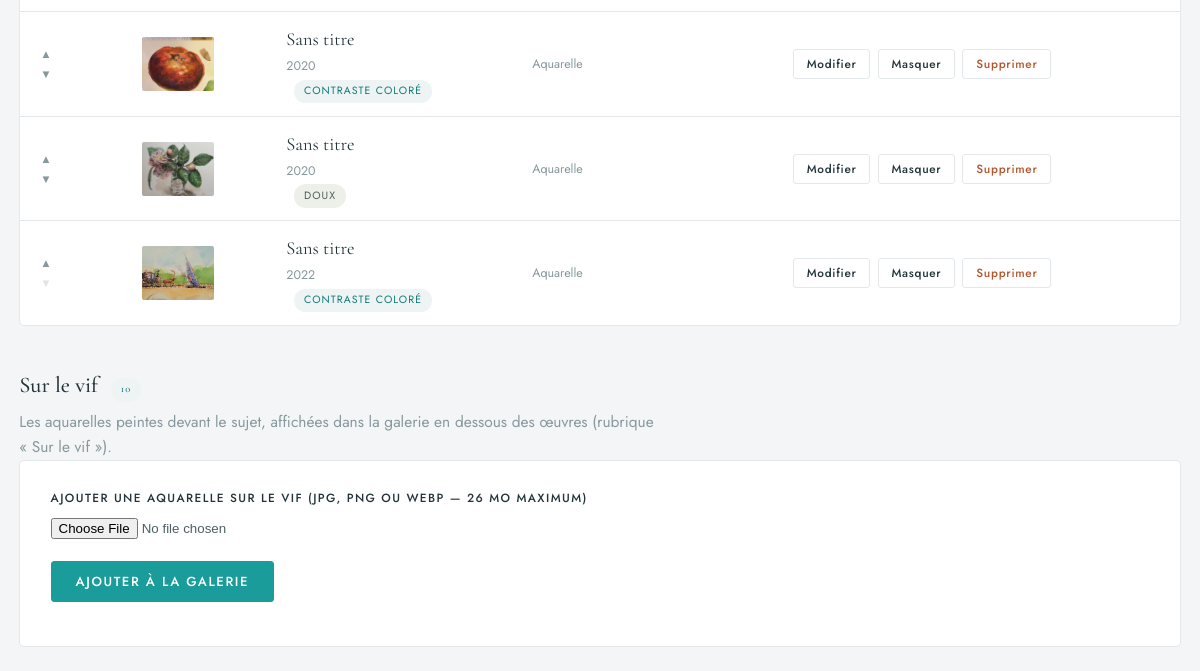
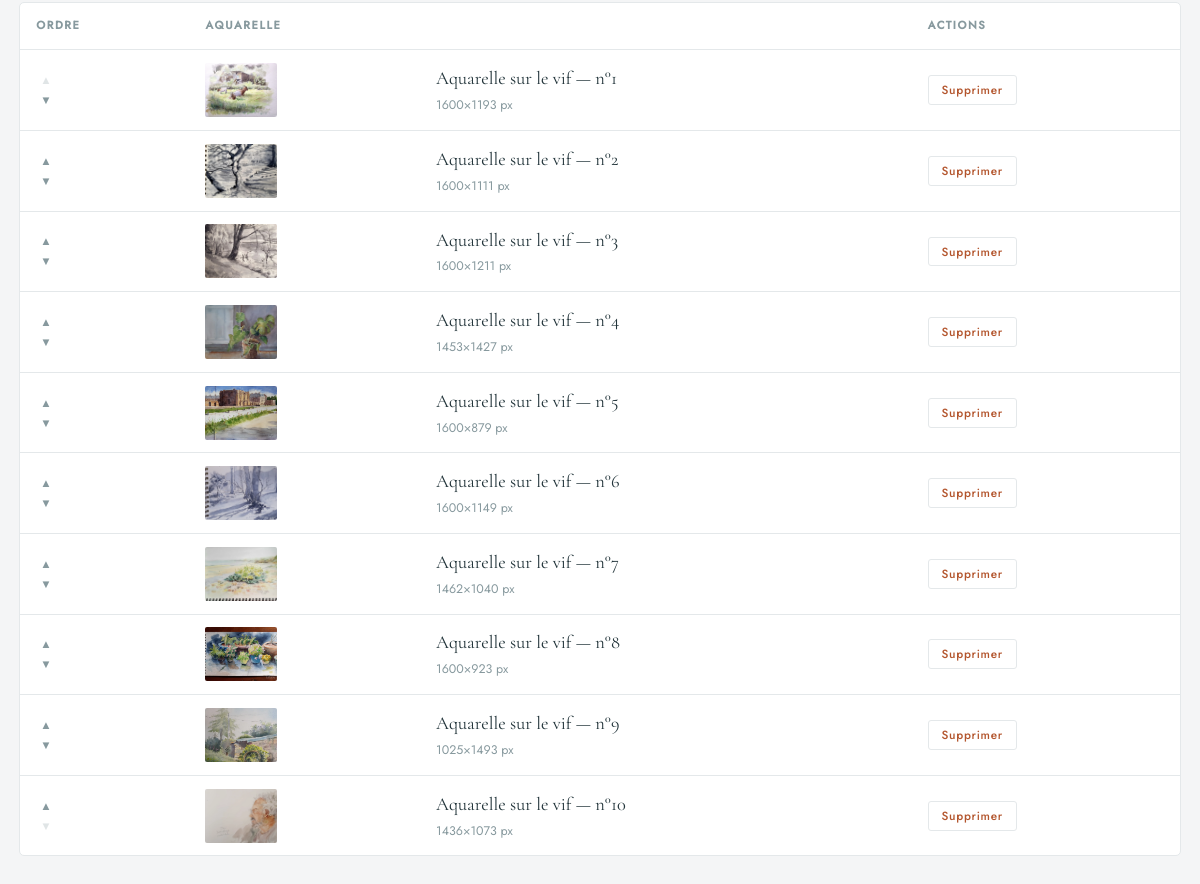
The page /admin/oeuvres (signed in, lower part) on the database as committed earlier (2 pictures, top to bottom).
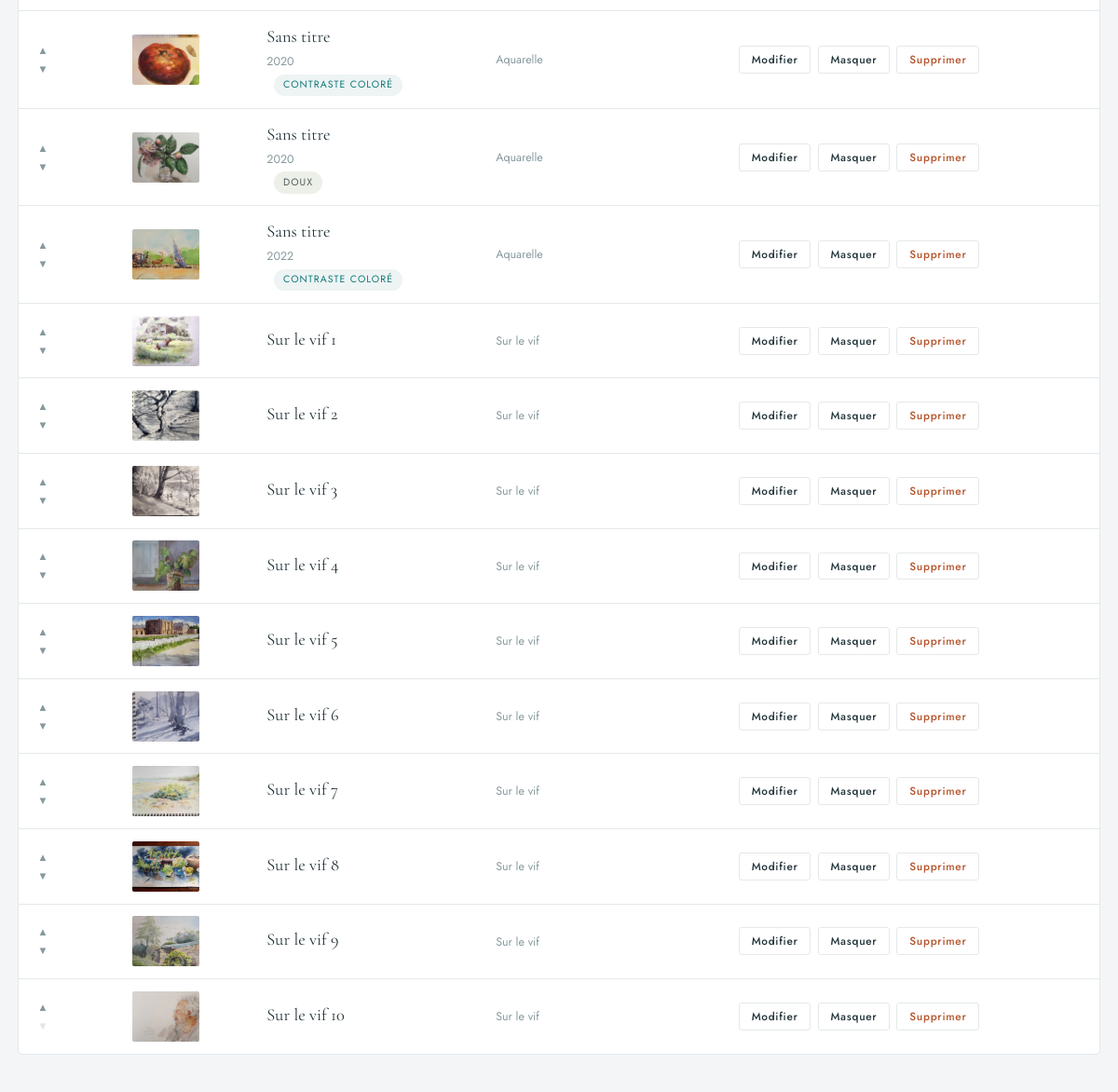
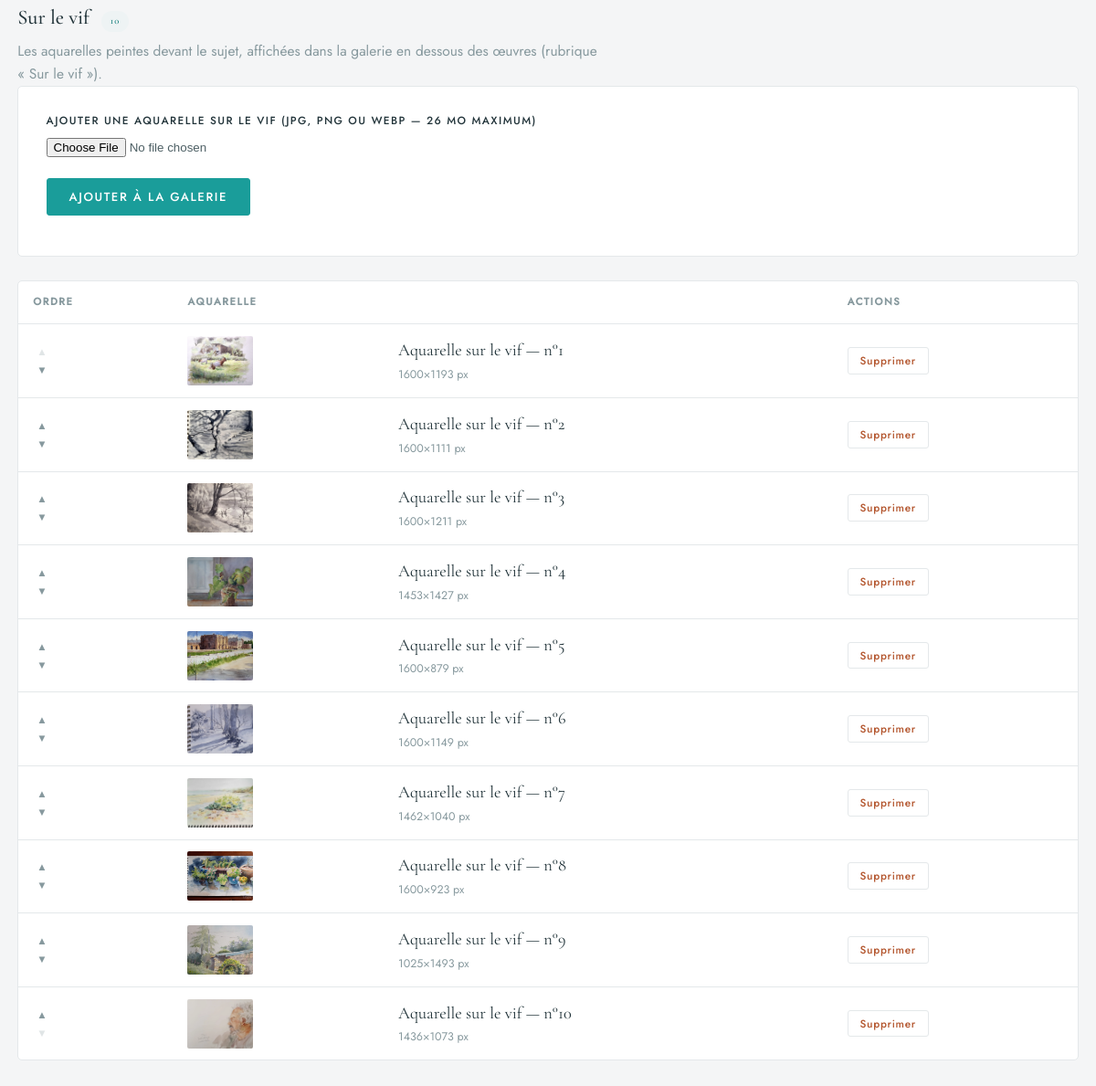
The same page on the database as committed later (2 pictures, top to bottom).
### tables this page shows
CREATE TABLE works (
    id INTEGER PRIMARY KEY AUTOINCREMENT,
    title TEXT NOT NULL DEFAULT 'Sans titre',
    slug TEXT UNIQUE NOT NULL,
    description TEXT DEFAULT '',
    category TEXT DEFAULT '',
    technique TEXT DEFAULT '',
    dimensions TEXT DEFAULT '',
    year TEXT DEFAULT '',
    folder TEXT NOT NULL,
    img_w INTEGER DEFAULT 0,
    img_h INTEGER DEFAULT 0,
    position INTEGER NOT NULL DEFAULT 0,
    published INTEGER NOT NULL DEFAULT 1,
    created_at TEXT NOT NULL
, tonality TEXT DEFAULT '', chroma REAL DEFAULT 0, sujet TEXT, ambiance TEXT);

CREATE TABLE atelier(
    id INTEGER PRIMARY KEY AUTOINCREMENT,
    folder TEXT UNIQUE NOT NULL, img_w INTEGER, img_h INTEGER,
    position INTEGER NOT NULL, kind TEXT NOT NULL DEFAULT 'vif');

### app.py (the view)
@app.route("/admin/oeuvres")
@require_admin
def admin_works():
    conn = db.connect()
    vif = conn.execute("SELECT * FROM atelier WHERE kind='vif' "
                       "ORDER BY position, id").fetchall()
    conn.close()
    return render_template("admin/works.html",
                           works=get_works(only_published=False), vif=vif)

### app.py (called while the page is built)
@app.context_processor
def inject_globals():
    s = db.get_settings()
    hl_works = get_works()
    return {
        "SITE": SITE,
        "S": s,
        "admin_user": auth.current_admin(),
        "csrf": auth.csrf_token(),
        "year": date.today().year,
        "map_center": [49.4894, -1.5048],   # Yvetot-Bocage (Normandie)
        "map_radius": 75000,                # 75 km
        "hl_slugs": ",".join(w["slug"] for w in hl_works),
        "hl_total": len(hl_works),
        "vapid_pub": VAPID_PUB,
    }

def get_works(only_published=True):
    conn = db.connect()
    q = "SELECT * FROM works"
    if only_published:
        q += " WHERE published = 1"
    q += " ORDER BY position, id"
    rows = conn.execute(q).fetchall()
    conn.close()
    return rows

def require_admin(f):
    from functools import wraps
    @wraps(f)
    def wrapper(*args, **kwargs):
        if not auth.current_admin():
            return redirect(url_for("admin_login"))
        return f(*args, **kwargs)
    return wrapper

@app.after_request
def security_headers(resp):
    resp.headers.setdefault("X-Content-Type-Options", "nosniff")
    resp.headers.setdefault("Referrer-Policy", "strict-origin-when-cross-origin")
    resp.headers.setdefault("Permissions-Policy", "geolocation=(), microphone=(), camera=()")
    return resp

### auth.py (called while the page is built)
def current_admin():
    return session.get("admin_user") if session.get("admin_auth") else None

def csrf_token():
    if "csrf" not in session:
        session["csrf"] = secrets.token_hex(16)
    return session["csrf"]

### db.py (called while the page is built)
def connect():
    os.makedirs(DATA_DIR, exist_ok=True)
    conn = sqlite3.connect(DB_PATH)
    conn.row_factory = sqlite3.Row
    conn.execute("PRAGMA foreign_keys=ON")
    return conn

def get_settings():
    conn = connect()
    rows = conn.execute("SELECT key, value FROM settings").fetchall()
    conn.close()
    return {r["key"]: r["value"] for r in rows}

### templates/admin/works.html (shortened to what this page needs)
{% extends "admin/base_admin.html" %}
{% from "_macros.html" import picture %}
{% block content %}
{% if works %}
<div class="table-wrap">
  <table class="admin-table">
    <tbody>
      {% for w in works %}
      <tr class="{{ 'row-hidden' if not w.published }}">
        <td class="col-order">
          <form method="post">
            <button class="icon-btn" name="dir" value="up" title="Monter dans la galerie" {{ 'disabled' if loop.first }} aria-label="Monter {{ w.title }}">▲</button>
            <button class="icon-btn" name="dir" value="down" title="Descendre dans la galerie" {{ 'disabled' if loop.last }} aria-label="Descendre {{ w.title }}">▼</button>
          </form>
        </td>
        <td class="col-thumb">
          <img src="/uploads/works/{{ w.folder }}/medium.webp" alt="" width="72" loading="lazy">
        </td>
        <td class="col-title">
          <a class="row-title" href="{{ url_for('admin_work_edit', wid=w.id) }}">{{ w.title }}</a>
          <span class="row-meta">
            {{ w.category }}{% if w.category and w.year %} · {% endif %}{{ w.year }}
          </span>
          {% if w.tonality %}<span class="badge {{ 'badge-mute' if w.tonality == 'Doux' }}">{{ w.tonality }}</span>{% endif %}
        </td>
        <td class="col-info">
          <span class="row-meta">{{ w.technique }}{% if w.technique and w.dimensions %} · {% endif %}{{ w.dimensions }}</span>
        </td>
        <td class="col-actions">
          <div class="actions-group">
            <a class="btn-tiny" href="{{ url_for('admin_work_edit', wid=w.id) }}">Modifier</a>
            <form method="post" class="inline">
              <button class="btn-tiny btn-toggle" type="submit">
                {{ 'Masquer' if w.published else 'Publier' }}
              </button>
            </form>
            <form method="post" class="inline js-confirm"
                  data-confirm="Supprimer définitivement « {{ w.title }} » ? Cette action est irréversible.">
              <button class="btn-tiny btn-danger" type="submit">Supprimer</button>
            </form>
          </div>
        </td>
      </tr>
      {% endfor %}
    </tbody>
  </table>
</div>
{% else %}
<p class="admin-empty">Aucune œuvre pour l’instant. Cliquez sur « Ajouter une œuvre »
   pour créer votre première fiche.</p>
{% endif %}
<div class="admin-section">
  <h2>Sur le vif <span class="badge">{{ vif|length }}</span></h2>
  <p class="admin-sub">Les aquarelles peintes devant le sujet, affichées dans la
     galerie en dessous des œuvres (rubrique «&nbsp;Sur le vif&nbsp;»).</p>
  <form method="post" enctype="multipart/form-data" class="form-card"
        action="{{ url_for('admin_vif') }}">
    <div class="field">
      <label for="vif-image">Ajouter une aquarelle sur le vif (JPG, PNG ou WebP — 26&nbsp;Mo maximum)</label>
      <input id="vif-image" name="image" type="file" accept=".jpg,.jpeg,.png,.webp" required>
    </div>
    <p><button class="btn-primary" type="submit">Ajouter à la galerie</button></p>
  </form>
  {% if vif %}
  <div class="table-wrap">
    <table class="admin-table">
      <thead>
        <tr>
          <th class="col-order">Ordre</th>
          <th colspan="2">Aquarelle</th>
          <th class="col-actions">Actions</th>
        </tr>
      </thead>
      <tbody>
        {% for a in vif %}
        <tr>
          <td class="col-order">
            <form method="post" class="inline" action="{{ url_for('admin_vif') }}">
              <button class="icon-btn" name="dir" value="up" title="Monter" {{ 'disabled' if loop.first }} aria-label="Monter l’aquarelle n°{{ loop.index }}">▲</button>
              <button class="icon-btn" name="dir" value="down" title="Descendre" {{ 'disabled' if loop.last }} aria-label="Descendre l’aquarelle n°{{ loop.index }}">▼</button>
            </form>
          </td>
          <td class="col-thumb">
            <img src="/uploads/atelier/{{ a.folder }}/medium.webp" alt="" width="72" loading="lazy">
          </td>
          <td class="col-title">
            <span class="row-title">Aquarelle sur le vif — n°{{ loop.index }}</span>
            <span class="row-meta">{{ a.img_w }}×{{ a.img_h }} px</span>
          </td>
          <td class="col-actions">
            <form method="post" class="inline" action="{{ url_for('admin_vif') }}"
                  onsubmit="return confirm('Supprimer définitivement cette aquarelle ?')">
              <button class="btn-tiny btn-danger" type="submit">Supprimer</button>
            </form>
          </td>
        </tr>
        {% endfor %}
      </tbody>
    </table>
  </div>
  {% endif %}
</div>
{% endblock %}

### templates/admin/base_admin.html (shortened to what this page needs)
<!DOCTYPE html>
<html lang="fr">
<head>
<link rel="stylesheet" href="/static/css/fonts.css">
<link rel="stylesheet" href="/static/css/admin.css">
</head>
<body>
<main class="admin-main">
{% block content %}{% endblock %}
</main>
</body>
</html>

### static/css/admin.css (style rules this page uses)
:root { --bg:#f4f5f6; --card:#ffffff; --ink:#22343a; --text:#4d5f64; --muted:#87999e; --teal:#1a9d9a; --teal-ink:#0e7b78; --line:#e4e8ea; --danger:#b3552d; --ok:#1a9d9a; --serif:"Cormorant Garamond", Georgia, serif; --sans:"Jost", system-ui, -apple-system, "Segoe UI", sans-serif; }
* { box-sizing:border-box; }
body { margin:0; background:var(--bg); color:var(--text); font:400 15.5px/1.6 var(--sans); -webkit-font-smoothing:antialiased; }
h1,h2 { font-family:var(--serif); color:var(--ink); font-weight:500; margin:0 0 .3em; }
h2 { font-size:1.4rem; }
.admin-main { max-width:1240px; margin:auto; padding:2rem 1.2rem 4rem; }
.admin-sub { margin:.2rem 0 0; color:var(--muted); max-width:640px; }
.admin-section { margin-top:2.6rem; }
.btn-primary, .btn-secondary { display:inline-block; font:500 .82rem/1 var(--sans); letter-spacing:.12em; text-transform:uppercase; padding:.8rem 1.5rem; border-radius:3px; cursor:pointer; border:1px solid var(--teal); transition:all .25s; text-decoration:none; }
.btn-primary { background:var(--teal); color:#fff; }
.btn-danger { color:var(--danger); }
.icon-btn { background:none; border:0; color:var(--muted); cursor:pointer; font-size:.72rem; padding:.25rem; display:block; }
.icon-btn:disabled { opacity:.25; cursor:default; }
.table-wrap { background:var(--card); border:1px solid var(--line); border-radius:5px; overflow-x:auto; }
.admin-table { width:100%; border-collapse:collapse; min-width:760px; }
.admin-table th { text-align:left; font-size:.7rem; letter-spacing:.14em; text-transform:uppercase; color:var(--muted); padding:.9rem 1rem; border-bottom:1px solid var(--line); }
.admin-table tr:last-child td { border-bottom:0; }
.col-thumb img { width:72px; height:54px; object-fit:cover; border-radius:2px; display:block; }
.row-title { font-family:var(--serif); font-size:1.15rem; color:var(--ink); }
.row-meta { display:block; font-size:.78rem; color:var(--muted); margin-top:.15rem; }
.badge { display:inline-block; font-size:.66rem; letter-spacing:.1em; text-transform:uppercase; background:#eef3f4; color:var(--teal-ink); border-radius:999px; padding:.2rem .6rem; margin-left:.5rem; }
.col-actions, .col-order { white-space:nowrap; }
.actions-group { display:flex; gap:.45rem; align-items:center; flex-wrap:wrap; }
.inline { display:inline; }
.form-card { background:var(--card); border:1px solid var(--line); border-radius:5px; padding:1.8rem 1.9rem; margin-bottom:1.6rem; }
.field { margin-bottom:1.3rem; }
label { display:block; font-size:.74rem; letter-spacing:.12em; text-transform:uppercase; color:var(--ink); margin-bottom:.45rem; font-weight:500; }
.badge-mute { background:#edefe9;color:#4e5c58; }

Rows that differ between the two databases and show on the page:
added works: folder (picture), title "Sur le vif 1", technique "Sur le vif", published "Masquer"
added works: folder (picture), title "Sur le vif 2", technique "Sur le vif", published "Masquer"
added works: folder (picture), title "Sur le vif 3", technique "Sur le vif", published "Masquer"
added works: folder (picture), title "Sur le vif 4", technique "Sur le vif", published "Masquer"
added works: folder (picture), title "Sur le vif 5", technique "Sur le vif", published "Masquer"
added works: folder (picture), title "Sur le vif 6", technique "Sur le vif", published "Masquer"
added works: folder (picture), title "Sur le vif 7", technique "Sur le vif", published "Masquer"
added works: folder (picture), title "Sur le vif 8", technique "Sur le vif", published "Masquer"
added works: folder (picture), title "Sur le vif 9", technique "Sur le vif", published "Masquer"
added works: folder (picture), title "Sur le vif 10", technique "Sur le vif", published "Masquer"
